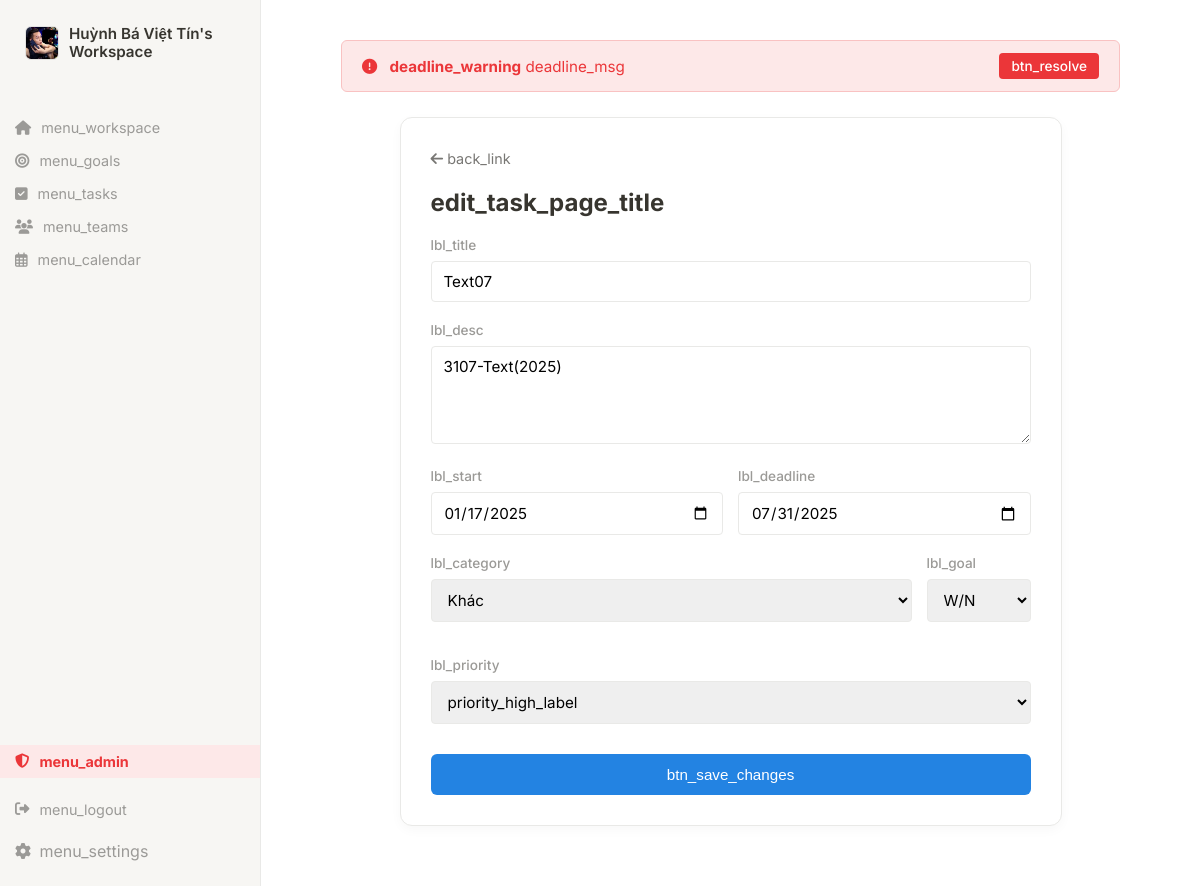
Page /public/index.php?action=edit-task&id=36 (signed in) on the committed database.
### tables this page shows
CREATE TABLE `users` (
  `id` int(11) NOT NULL AUTO_INCREMENT,
  `fullname` varchar(100) NOT NULL,
  `email` varchar(100) NOT NULL,
  `password` varchar(255) NOT NULL,
  `role` enum('admin','user') DEFAULT 'user',
  `created_at` timestamp NOT NULL DEFAULT current_timestamp(),
  `phone` varchar(20) DEFAULT NULL,
  `avatar` varchar(255) DEFAULT 'default.png',
  `notifications` tinyint(1) DEFAULT 1,
  `language` varchar(10) DEFAULT 'vi',
  `timezone` varchar(50) DEFAULT 'Asia/Ho_Chi_Minh',
  `dob` date DEFAULT NULL,
  `address` varchar(255) DEFAULT NULL,
  `bio` text DEFAULT NULL,
  `notify_deadline` tinyint(1) DEFAULT 1,
  `notify_alerts` tinyint(1) DEFAULT 1,
  `is_locked` tinyint(1) DEFAULT 0,
  PRIMARY KEY (`id`),
  UNIQUE KEY `email` (`email`)
);

CREATE TABLE `tasks` (
  `id` int(11) NOT NULL AUTO_INCREMENT,
  `user_id` int(11) NOT NULL,
  `title` varchar(255) NOT NULL,
  `description` text DEFAULT NULL,
  `start_date` date DEFAULT NULL,
  `due_date` date DEFAULT NULL,
  `priority` enum('Low','Medium','High') DEFAULT 'Medium',
  `status` enum('To-do','Doing','Done','Pending') DEFAULT 'To-do',
  `created_at` timestamp NOT NULL DEFAULT current_timestamp(),
  `category` varchar(50) DEFAULT 'Khác',
  `goal` varchar(50) DEFAULT 'Không',
  `is_reminded` tinyint(1) DEFAULT 0,
  `goal_id` int(11) DEFAULT NULL,
  PRIMARY KEY (`id`),
  KEY `fk_tasks_users` (`user_id`),
  CONSTRAINT `fk_tasks_users` FOREIGN KEY (`user_id`) REFERENCES `users` (`id`) ON DELETE CASCADE,
  CONSTRAINT `tasks_ibfk_1` FOREIGN KEY (`user_id`) REFERENCES `users` (`id`) ON DELETE CASCADE
);

CREATE TABLE `goals` (
  `id` int(11) NOT NULL AUTO_INCREMENT,
  `user_id` int(11) NOT NULL,
  `title` varchar(255) NOT NULL,
  `type` enum('Tuần','Tháng','Quý') DEFAULT 'Tuần',
  `start_date` date DEFAULT NULL,
  `end_date` date DEFAULT NULL,
  `status` enum('Đang tiến hành','Hoàn thành') DEFAULT 'Đang tiến hành',
  PRIMARY KEY (`id`),
  KEY `fk_goals_users` (`user_id`),
  CONSTRAINT `fk_goals_users` FOREIGN KEY (`user_id`) REFERENCES `users` (`id`) ON DELETE CASCADE
);

### src/Controllers/TaskController.php (called while the page is built, shortened)
<?php
class TaskController {
    private $taskModel;
    public function __construct() {
        $this->taskModel = new TaskModel();
    }
    public function edit() {
        $id = $_GET['id'] ?? 0;
        $userId = $_SESSION['user_id'];
        $task = $this->taskModel->getTaskById($id);
        require_once PROJECT_ROOT . '/src/Models/GoalModel.php';
        $userGoals = (new \Tinhu\TaskManager\Models\GoalModel())->getGoalsWithProgress($userId);
        require_once PROJECT_ROOT . '/views/tasks/edit.php';
    }
}

### src/core/Database.php (called while the page is built, shortened)
<?php
class Database {
    private static $instance = null;
    private $conn;
    private $host = 'localhost';
    private $db_name = 'quanly_congviec';
    private $username = 'root';
    private $password = '';
    private function __construct() {
        try {
            $this->conn = new PDO(
                "mysql:host=" . $this->host . ";dbname=" . $this->db_name . ";charset=utf8mb4",
                $this->username,
                $this->password
            );
            $tz = date('P');
            $this->conn->exec("SET time_zone = '{$tz}';");
            $this->conn->setAttribute(PDO::ATTR_ERRMODE, PDO::ERRMODE_EXCEPTION);
        } catch(PDOException $e) {
            die("Lỗi kết nối Cơ sở dữ liệu: " . $e->getMessage());
        }
    }
    public static function getInstance() {
        if (!self::$instance) {
            self::$instance = new Database();
        }
        return self::$instance;
    }
    public function getConnection() {
        return $this->conn;
    }
}

### src/Models/TaskModel.php (called while the page is built, shortened)
<?php
class TaskModel {
    private $conn;
    public function __construct() {
        $this->conn = Database::getInstance()->getConnection();
    }
    public function getTaskById($taskId) {
        $stmt = $this->conn->prepare("SELECT * FROM tasks WHERE id = :id");
        $stmt->execute(['id' => $taskId]);
        return $stmt->fetch(PDO::FETCH_ASSOC);
    }
}

### src/Models/GoalModel.php (called while the page is built, shortened)
<?php
require_once PROJECT_ROOT . '/src/Core/Database.php';
class GoalModel {
    private $conn;
    public function __construct() {
        $this->conn = Database::getInstance()->getConnection();
    }
    public function getGoalsWithProgress($userId) {
        $sql = "SELECT g.*,
                COUNT(t.id) as total_tasks,
                SUM(CASE WHEN t.status = 'Done' THEN 1 ELSE 0 END) as completed_tasks
                FROM goals g
                LEFT JOIN tasks t ON g.id = t.goal_id
                WHERE g.user_id = :user_id
                GROUP BY g.id
                ORDER BY g.end_date ASC";
        $stmt = $this->conn->prepare($sql);
        $stmt->execute(['user_id' => $userId]);
        return $stmt->fetchAll(\PDO::FETCH_ASSOC);
    }
}

### views/tasks/edit.php (the view, shortened to what this page needs)
<?php require_once PROJECT_ROOT . '/views/layout/header.php'; ?>
<div style="max-width: 600px; margin: 20px auto; background: white; padding: 30px; border-radius: 12px; border: 1px solid var(--border-color); box-shadow: 0 4px 12px rgba(0,0,0,0.03);">
    <div style="margin-bottom: 20px;">
        <a href="index.php?action=tasks" style="color: #787774; text-decoration: none; font-size: 0.9rem;">
            <i class="fas fa-arrow-left"></i> <?= __('back_link') ?? 'Quay lại' ?>
        </a>
    </div>
    <h2 style="margin-top: 0; color: #37352f;"><?= __('edit_task_page_title') ?></h2>
    <form action="index.php?action=edit-task&id=<?= $task['id'] ?>" method="POST">
        <div class="form-group">
            <label><?= __('lbl_title') ?></label>
            <input type="text" name="title" class="form-control" value="<?= htmlspecialchars($task['title']) ?>" required>
        </div>
        <div class="form-group">
            <label><?= __('lbl_desc') ?></label>
            <textarea name="description" class="form-control" rows="4"><?= htmlspecialchars($task['description']) ?></textarea>
        </div>
        <div style="display: flex; gap: 15px;">
            <div class="form-group" style="flex: 1;">
                <label><?= __('lbl_start') ?></label>
                <input type="date" name="start_date" class="form-control" value="<?= $task['start_date'] ?>">
            </div>
            <div class="form-group" style="flex: 1;">
                <label><?= __('lbl_deadline') ?></label>
                <input type="date" name="due_date" class="form-control" value="<?= $task['due_date'] ?>">
            </div>
        </div>
        <div style="display: flex; gap: 15px; margin-bottom: 15px;">
            <div class="form-group" style="flex: 1;">
                <label><?= __('lbl_category') ?></label>
                <select name="category" class="form-control">
                    <option value="Khác" <?= $task['category'] == 'Khác' ? 'selected' : '' ?>>Khác</option>
                </select>
            </div>
            <div class="form-group">
            <label><?= __('lbl_goal') ?></label>
            <select name="goal_id" class="form-control">
                <?php foreach($userGoals as $g): ?>
                    <option value="<?= $g['id'] ?>" <?= (isset($task['goal_id']) && $task['goal_id'] == $g['id']) ? 'selected' : '' ?>>
                        <?= htmlspecialchars($g['title']) ?>
                    </option>
                <?php endforeach; ?>
            </select>
        </div>
        </div>
        <div class="form-group">
            <label><?= __('lbl_priority') ?></label>
            <select name="priority" class="form-control">
                <option value="High" <?= $task['priority'] == 'High' ? 'selected' : '' ?>><?= __('priority_high_label') ?></option>
            </select>
        </div>
        <button type="submit" style="background: #2383e2; color: white; border: none; padding: 12px 20px; border-radius: 6px; cursor: pointer; width: 100%; font-weight: 500; font-size: 0.95rem; margin-top: 10px;">
            <?= __('btn_save_changes') ?>
        </button>
    </form>
</div>
<?php require_once PROJECT_ROOT . '/views/layout/footer.php'; ?>

### views/layout/header.php (shortened to what this page needs)
<?php
$fullname = $_SESSION['fullname'] ?? 'Admin';
$lang = $_SESSION['language'] ?? 'vi';
$dictionary = require PROJECT_ROOT . "/lang/{$lang}.php";
if (!function_exists('__')) {
    function __($keyword) {
        global $dictionary;
        return $dictionary[$keyword] ?? $keyword;
    }
}
$dueCount = 0;
$userAvatarPath = 'https://ui-avatars.com/api/?name=' . urlencode($fullname) . '&background=random';
try {
    $db = \Tinhu\TaskManager\Core\Database::getInstance()->getConnection();
    $uid = $_SESSION['user_id'];
    $stmt1 = $db->prepare("SELECT COUNT(*) FROM tasks WHERE user_id = ? AND status != 'Done' AND due_date <= CURDATE() AND due_date != '0000-00-00' AND due_date IS NOT NULL");
    $stmt1->execute([$uid]);
    $countPersonal = (int)$stmt1->fetchColumn();
    $stmt2 = $db->prepare("SELECT COUNT(*) FROM team_tasks WHERE assigned_to = ? AND status != 'Done' AND due_date <= CURDATE() AND due_date != '0000-00-00' AND due_date IS NOT NULL");
    $stmt2->execute([$uid]);
    $countTeam = (int)$stmt2->fetchColumn();
    $dueCount = $countPersonal + $countTeam;
    $stmtAvatar = $db->prepare("SELECT avatar FROM users WHERE id = ?");
    $stmtAvatar->execute([$uid]);
    $dbAvatar = $stmtAvatar->fetchColumn();
    if (!empty($dbAvatar) && $dbAvatar !== 'default.png') {
        $userAvatarPath = '/task_manager/public/uploads/' . $dbAvatar;
    }
} catch (\Exception $e) {}
?>
<!DOCTYPE html>
<html lang="<?= $lang ?>">
<head>
    <link rel="stylesheet" href="css/style.css">
    <link rel="stylesheet" href="https://cdnjs.cloudflare.com/ajax/libs/font-awesome/6.4.0/css/all.min.css">
</head>
<body>
<div class="workspace-wrapper">
    <div class="sidebar">
        <div class="workspace-header">
            <a href="index.php?action=profile" style="display: flex; align-items: center; gap: 10px; padding: 10px; text-decoration: none; color: inherit; border-radius: 6px; margin-bottom: 20px;">
                <img src="<?= $userAvatarPath ?>" style="width: 32px; height: 32px; min-width: 32px; border-radius: 6px; object-fit: cover; border: 1px solid #e3e2e0;">
                <div style="font-weight: 600; font-size: 0.95rem; line-height: 1.2;">
                    <?= htmlspecialchars($fullname) ?>'s Workspace
                </div>
            </a>
        </div>
        <a href="index.php?action=dashboard" class="menu-item"><i class="fas fa-home"></i> <?= __('menu_workspace') ?></a>
        <a href="index.php?action=goals" class="menu-item"><i class="fas fa-bullseye"></i> <?= __('menu_goals') ?></a>
        <a href="index.php?action=tasks" class="menu-item"><i class="fas fa-check-square"></i> <?= __('menu_tasks') ?></a>
        <a href="index.php?action=teams" class="menu-item"><i class="fas fa-users"></i> <?= __('menu_teams') ?></a>
        <a href="index.php?action=calendar" class="menu-item"><i class="far fa-calendar-alt"></i> <?= __('menu_calendar') ?></a>
        <div style="margin-top: auto;">
            <?php if (isset($_SESSION['role']) && $_SESSION['role'] === 'admin'): ?>
                <a href="index.php?action=admin" class="menu-item" style="color: #eb3639; font-weight: bold; background: #fde8e8; margin-bottom: 15px;">
                    <i class="fas fa-shield-alt"></i> <?= __('menu_admin') ?>
                </a>
            <?php endif; ?>
            <a href="index.php?action=logout" class="menu-item"><i class="fas fa-sign-out-alt"></i> <?= __('menu_logout') ?></a>
            <a href="index.php?action=settings" style="display: block; padding: 10px 15px; color: var(--text-muted); text-decoration: none; border-radius: 4px; margin-top: 5px;">
                <i class="fas fa-cog" style="width: 20px;"></i> <?= __('menu_settings') ?>
            </a>
        </div>
    </div>
    <div class="main-content">
        <?php if ($dueCount > 0): ?>
            <div style="background: #fde8e8; border: 1px solid #f9c2c2; color: #eb3639; padding: 12px 20px; border-radius: 6px; margin-bottom: 25px; display: flex; align-items: center; justify-content: space-between; font-size: 0.95rem;">
                <div>
                    <i class="fas fa-exclamation-circle" style="margin-right: 8px;"></i>
                    <strong><?= __('deadline_warning') ?></strong>
                    <?= sprintf(__('deadline_msg'), $dueCount) ?>
                </div>
                <a href="index.php?action=calendar" style="background: #eb3639; color: white; padding: 5px 12px; border-radius: 4px; text-decoration: none; font-size: 0.85rem; font-weight: 500;">
                    <?= __('btn_resolve') ?>
                </a>
            </div>
        <?php endif; ?>

### public/css/style.css (style rules this page uses)
:root { --bg-main: #ffffff; --text-main: #37352f; --text-muted: #9b9a97; --border-color: #e9e9e7; --hover-bg: #efefed; }
body { font-family: "Inter", sans-serif; background-color: var(--bg-main); color: var(--text-main); margin: 0; display: flex; justify-content: center; align-items: center; height: 100vh; }
.form-group { margin-bottom: 20px; }
.form-group label { display: block; font-size: 0.85rem; font-weight: 500; margin-bottom: 8px; color: var(--text-muted); }
.form-control { width: 100%; padding: 10px 12px; border: 1px solid var(--border-color); border-radius: 4px; font-family: inherit; font-size: 0.95rem; box-sizing: border-box; outline: none; transition: 0.2s; }
.workspace-wrapper { display: flex; height: 100vh; width: 100%; overflow: hidden; }
.sidebar { width: 260px; background-color: #f7f6f3; border-right: 1px solid #e9e9e7; display: flex; flex-direction: column; padding: 15px 0; }
.workspace-header { padding: 0 15px 20px 15px; display: flex; align-items: center; gap: 10px; font-weight: 600; font-size: 0.95rem; cursor: pointer; }
.menu-item { padding: 8px 15px; color: var(--text-muted); text-decoration: none; display: flex; align-items: center; gap: 10px; font-size: 0.9rem; transition: background 0.2s; }
.main-content { flex: 1; background-color: var(--bg-main); padding: 40px 80px; overflow-y: auto; }

### rows in the picture
users: avatar (picture)
tasks: title "Text07", description "3107-Text(2025)", start_date "01/17/2025", due_date "07/31/2025", category "Khác", goal_id "W/N", priority "priority_high_label"

### other values in the picture
$fullname "Huỳnh Bá Việt Tín"
__('menu_workspace') "menu_workspace"
__('menu_goals') "menu_goals"
__('menu_tasks') "menu_tasks"
__('menu_teams') "menu_teams"
__('menu_calendar') "menu_calendar"
__('menu_admin') "menu_admin"
__('menu_logout') "menu_logout"
__('menu_settings') "menu_settings"
__('deadline_warning') "deadline_warning"
sprintf(__('deadline_msg'), $dueCount) "deadline_msg"
__('btn_resolve') "btn_resolve"
__('back_link') "back_link"
__('edit_task_page_title') "edit_task_page_title"
__('lbl_title') "lbl_title"
